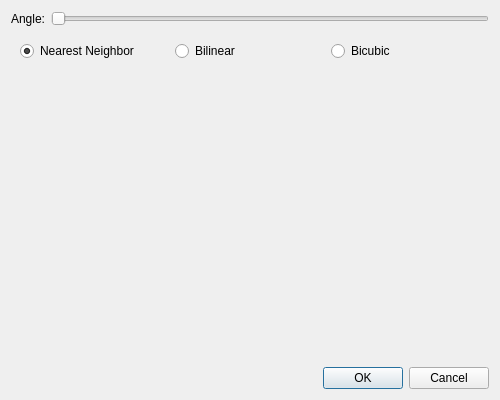
<?xml version="1.0" encoding="UTF-8"?>
<ui version="4.0">
 <class>RotateDialog</class>
 <widget class="QDialog" name="RotateDialog">
  <property name="geometry">
   <rect>
    <x>0</x>
    <y>0</y>
    <width>500</width>
    <height>400</height>
   </rect>
  </property>
  <property name="windowTitle">
   <string>Rotate</string>
  </property>
  <property name="windowIcon">
   <iconset resource="images.qrc">
    <normaloff>:/images/rotate.png</normaloff>:/images/rotate.png</iconset>
  </property>
  <layout class="QVBoxLayout" name="verticalLayout">
   <item>
    <layout class="QHBoxLayout" name="horizontalLayout">
     <item>
      <widget class="QLabel" name="label">
       <property name="text">
        <string>Angle:</string>
       </property>
      </widget>
     </item>
     <item>
      <widget class="QSlider" name="angleSlider">
       <property name="maximum">
        <number>359</number>
       </property>
       <property name="orientation">
        <enum>Qt::Horizontal</enum>
       </property>
      </widget>
     </item>
    </layout>
   </item>
   <item>
    <widget class="QWidget" name="widget" native="true">
     <layout class="QHBoxLayout" name="horizontalLayout_2">
      <item>
       <widget class="QRadioButton" name="nearestButton">
        <property name="text">
         <string>Nearest Neighbor</string>
        </property>
        <property name="checked">
         <bool>true</bool>
        </property>
       </widget>
      </item>
      <item>
       <widget class="QRadioButton" name="bilinearButton">
        <property name="text">
         <string>Bilinear</string>
        </property>
       </widget>
      </item>
      <item>
       <widget class="QRadioButton" name="bicubicButton">
        <property name="text">
         <string>Bicubic</string>
        </property>
       </widget>
      </item>
     </layout>
    </widget>
   </item>
   <item>
    <widget class="ImageViewWidget" name="imageViewerWidget" native="true">
     <property name="sizePolicy">
      <sizepolicy hsizetype="Preferred" vsizetype="MinimumExpanding">
       <horstretch>0</horstretch>
       <verstretch>0</verstretch>
      </sizepolicy>
     </property>
     <property name="minimumSize">
      <size>
       <width>0</width>
       <height>200</height>
      </size>
     </property>
    </widget>
   </item>
   <item>
    <layout class="QHBoxLayout" name="horizontalLayout_4">
     <item>
      <spacer name="horizontalSpacer_2">
       <property name="orientation">
        <enum>Qt::Horizontal</enum>
       </property>
       <property name="sizeHint" stdset="0">
        <size>
         <width>40</width>
         <height>20</height>
        </size>
       </property>
      </spacer>
     </item>
     <item>
      <widget class="QPushButton" name="okPushButton">
       <property name="sizePolicy">
        <sizepolicy hsizetype="Preferred" vsizetype="Fixed">
         <horstretch>0</horstretch>
         <verstretch>0</verstretch>
        </sizepolicy>
       </property>
       <property name="text">
        <string>OK</string>
       </property>
      </widget>
     </item>
     <item>
      <widget class="QPushButton" name="cancelPushButton">
       <property name="sizePolicy">
        <sizepolicy hsizetype="Preferred" vsizetype="Fixed">
         <horstretch>0</horstretch>
         <verstretch>0</verstretch>
        </sizepolicy>
       </property>
       <property name="text">
        <string>Cancel</string>
       </property>
      </widget>
     </item>
    </layout>
   </item>
  </layout>
 </widget>
 <customwidgets>
  <customwidget>
   <class>ImageViewWidget</class>
   <extends>QWidget</extends>
   <header>imageviewwidget.h</header>
   <container>1</container>
  </customwidget>
 </customwidgets>
 <resources>
  <include location="images.qrc"/>
 </resources>
 <connections/>
</ui>
